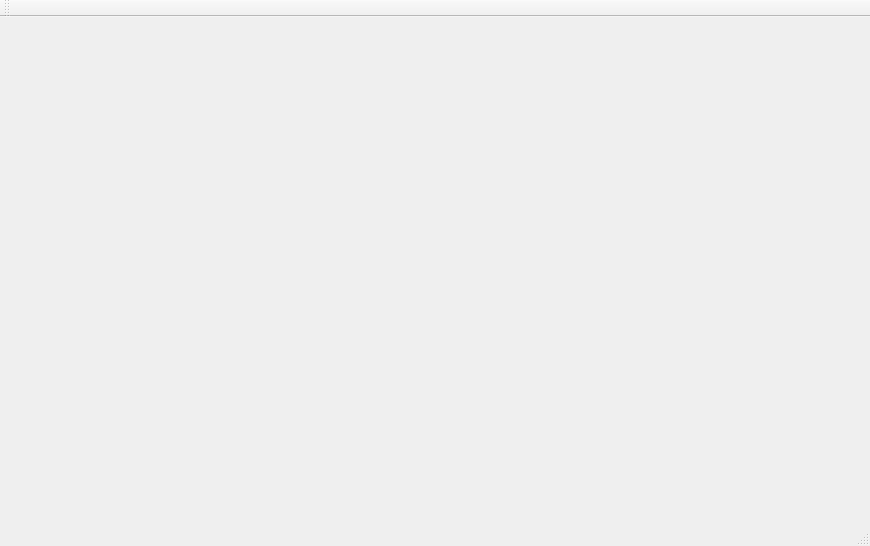
<?xml version="1.0" encoding="UTF-8"?>
<ui version="4.0">
 <class>MainWindow</class>
 <widget class="QMainWindow" name="MainWindow">
  <property name="geometry">
   <rect>
    <x>0</x>
    <y>0</y>
    <width>870</width>
    <height>546</height>
   </rect>
  </property>
  <property name="windowTitle">
   <string>MainWindow</string>
  </property>
  <widget class="QWidget" name="centralWidget">
   <widget class="QCustomPlot" name="customPlot" native="true">
    <property name="geometry">
     <rect>
      <x>-1</x>
      <y>-1</y>
      <width>871</width>
      <height>491</height>
     </rect>
    </property>
    <property name="sizePolicy">
     <sizepolicy hsizetype="Preferred" vsizetype="Preferred">
      <horstretch>0</horstretch>
      <verstretch>0</verstretch>
     </sizepolicy>
    </property>
   </widget>
  </widget>
  <widget class="QMenuBar" name="menuBar">
   <property name="geometry">
    <rect>
     <x>0</x>
     <y>0</y>
     <width>870</width>
     <height>25</height>
    </rect>
   </property>
  </widget>
  <widget class="QToolBar" name="mainToolBar">
   <attribute name="toolBarArea">
    <enum>TopToolBarArea</enum>
   </attribute>
   <attribute name="toolBarBreak">
    <bool>false</bool>
   </attribute>
  </widget>
  <widget class="QStatusBar" name="statusBar"/>
 </widget>
 <layoutdefault spacing="6" margin="11"/>
 <customwidgets>
  <customwidget>
   <class>QCustomPlot</class>
   <extends>QWidget</extends>
   <header>qcustomplot.h</header>
   <container>1</container>
  </customwidget>
 </customwidgets>
 <resources/>
 <connections/>
</ui>
